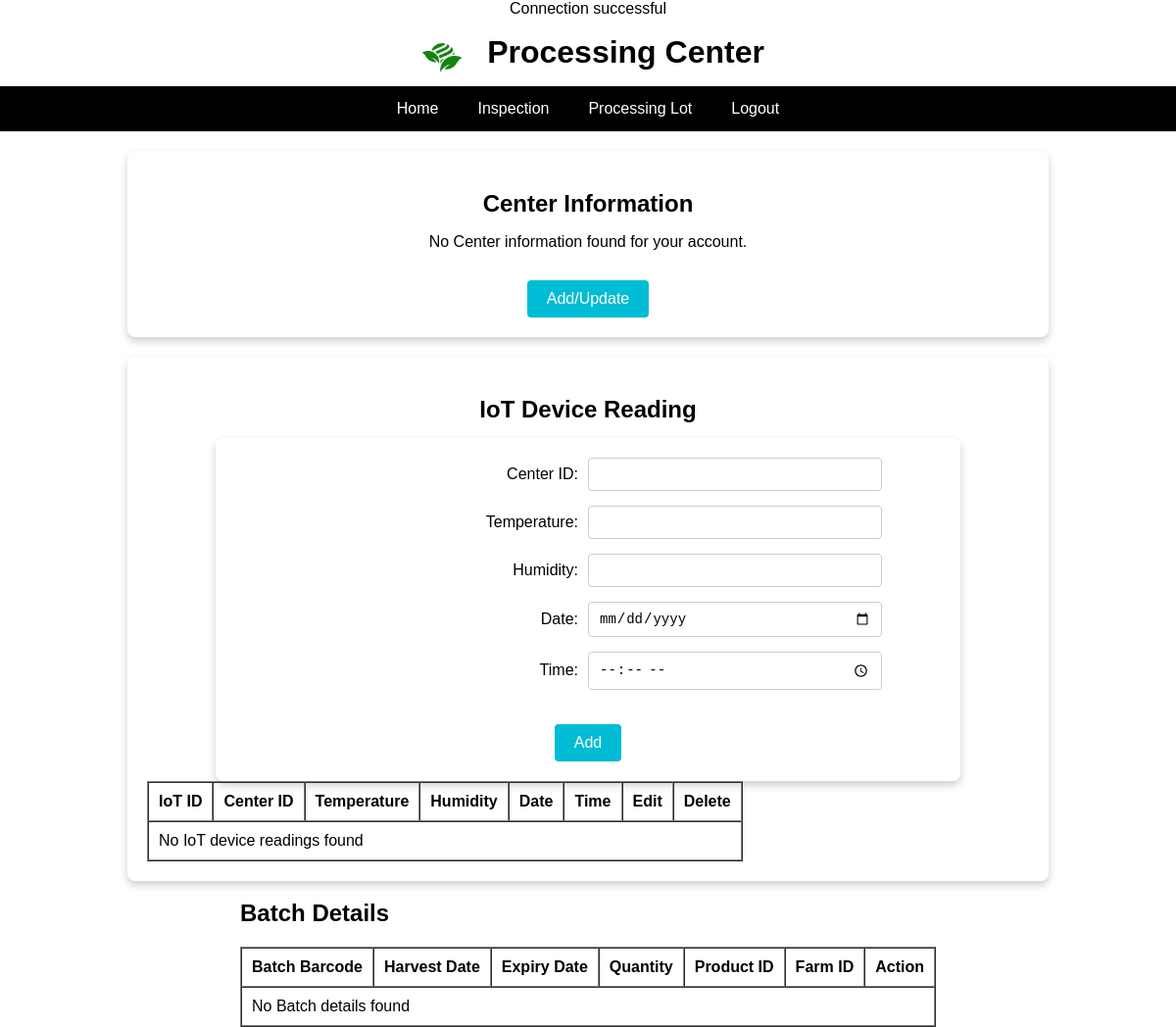
Page /processing_center.php on the earlier database version.
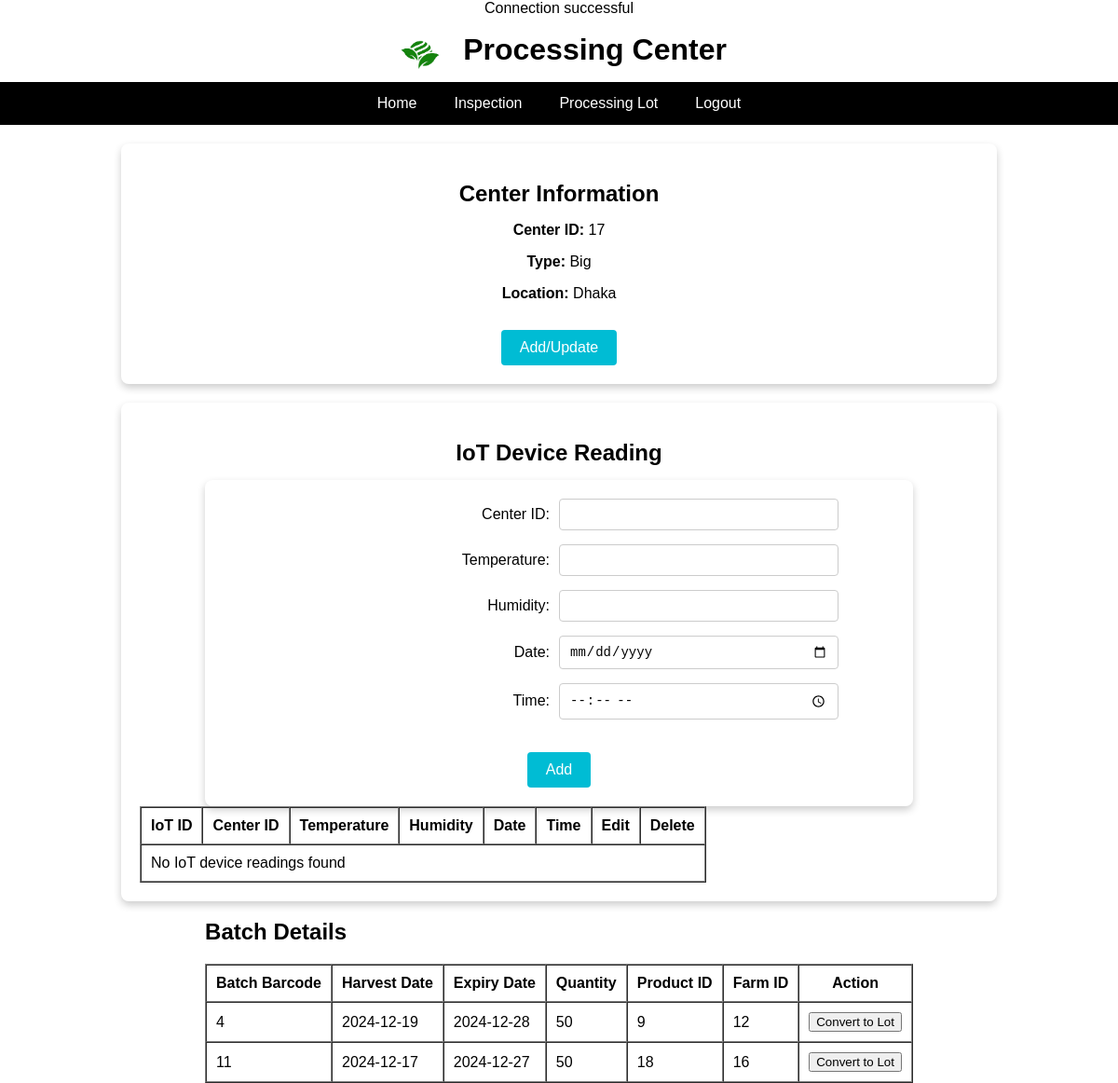
Same page on the later database version.
### tables this page shows
CREATE TABLE `tblprocessingcenter` (
  `Center ID` int(7) NOT NULL,
  `Type` varchar(20) NOT NULL,
  `Location` varchar(100) NOT NULL
);

CREATE TABLE `tblbatch` (
  `Batch Barcode` int(13) NOT NULL,
  `Harvest Date` date NOT NULL,
  `Expiry Date` date NOT NULL,
  `Quantity` int(7) NOT NULL,
  `Product ID` int(7) NOT NULL,
  `Farm ID` int(7) NOT NULL
);

### processing_center.php (the view, shortened to what the changed rows need)
<?php
include('connect.php');
$centerInfo = "";
$sql = "SELECT `Center ID`, `Type`, `Location` FROM tblprocessingcenter LIMIT 1";
$result = $conn->query($sql);
if ($result->num_rows > 0) {
    while ($row = $result->fetch_assoc()) {
        $centerId = $row['Center ID'];
        $type = $row['Type'];
        $location = $row['Location'];
        $centerInfo = "<p><strong>Center ID:</strong> $centerId</p>
                       <p><strong>Type:</strong> $type</p>
                       <p><strong>Location:</strong> $location</p>";
    }
} else {
    $centerInfo = "<p>No Center information found for your account.</p>";
}
$batchDetails = "";
$sql = "SELECT `Batch Barcode`, `Harvest Date`, `Expiry Date`, `Quantity`, `Product ID`, `Farm ID` FROM tblbatch";
$result = $conn->query($sql);
if ($result->num_rows > 0) {
    while ($row = $result->fetch_assoc()) {
        $batchDetails .= "<tr>
                            <td>" . $row['Batch Barcode'] . "</td>
                            <td>" . $row['Harvest Date'] . "</td>
                            <td>" . $row['Expiry Date'] . "</td>
                            <td>" . $row['Quantity'] . "</td>
                            <td>" . $row['Product ID'] . "</td>
                            <td>" . $row['Farm ID'] . "</td>
                            <td><button class='convert-btn' onclick=\"window.location.href='processing_lot.php'\">Convert to Lot</button></td>
                          </tr>";
    }
} else {
    $batchDetails = "<tr><td colspan='7'>No Batch details found</td></tr>";
}
?>
<!DOCTYPE html>
<html lang="en">
<head>
    <link rel="stylesheet" href="processing_style.css">
</head>
<body>
    <header class="header">
        <h1>
            <img src="logo.png" alt="Processing Center Logo" class="logo-img">
            Processing Center
        </h1>
    </header>
    <section class="center-info-container">
        <h2>Center Information</h2>
        <div id="centerInfo">
            <?php echo $centerInfo; ?>
        </div>
    </section>
    <section class="iot-reading-container">
        <h2>IoT Device Reading</h2>
        <table border="1" cellspacing="0" cellpadding="10" class="center-table">
            <thead>
                <tr>
                    <th>IoT ID</th>
                    <th>Center ID</th>
                    <th>Temperature</th>
                    <th>Humidity</th>
                    <th>Date</th>
                    <th>Time</th>
                    <th>Edit</th>
                    <th>Delete</th>
                </tr>
            </thead>
        </table>
    </section>
    <section class="batch-info-container">
        <h2>Batch Details</h2>
        <table border="1" cellspacing="0" cellpadding="10">
            <thead>
                <tr>
                    <th>Batch Barcode</th>
                    <th>Harvest Date</th>
                    <th>Expiry Date</th>
                    <th>Quantity</th>
                    <th>Product ID</th>
                    <th>Farm ID</th>
                    <th>Action</th>
                </tr>
            </thead>
            <tbody>
                <?php echo $batchDetails; ?>
            </tbody>
        </table>
    </section>
</body>
</html>

Differences in the rows shown:
added tblprocessingcenter: Center ID "17", Type "Big", Location "Dhaka"
added tblbatch: Batch Barcode "4", Harvest Date "2024-12-19", Expiry Date "2024-12-28", Quantity "50", Product ID "9", Farm ID "12"
added tblbatch: Batch Barcode "11", Harvest Date "2024-12-17", Expiry Date "2024-12-27", Quantity "50", Product ID "18", Farm ID "16"
Other differences:
text no longer shown: "No Center information found for your account. No Batch details found"
text now shown: "Center ID: Type: Location:"
